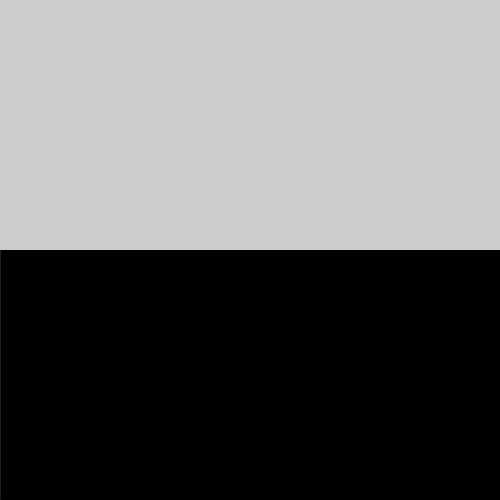
Frame 1 (no input)
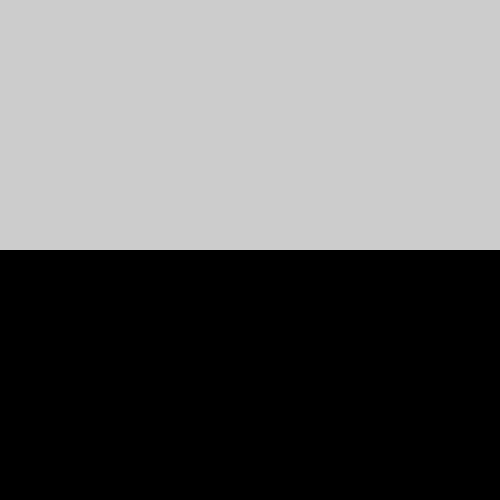
Frame 60 (the mouse pressed at the canvas centre just before this capture)
Frame 120 (the mouse held since frame 60 and released just before this capture): identical to frame 60, image omitted

The Processing sketch that drew these frames (run headless with seeded random() and noise(); from frame 60 on, the mouse is pressed at the canvas centre):

// Processing sketch: sketch_160920a
// ── sketch_160920a.pde
void setup()
{
  size(500, 500);
}

void draw()
{
  
  for (int x = 0; x<=width; x+=20)
  {
    line(x, height, width/2, height/2);
  }
  
  int y = height/2;
  int gap =1;
  while (y<=height)
  {
    line(0, y, width, y);
    y += 1.2f;
  }
}
